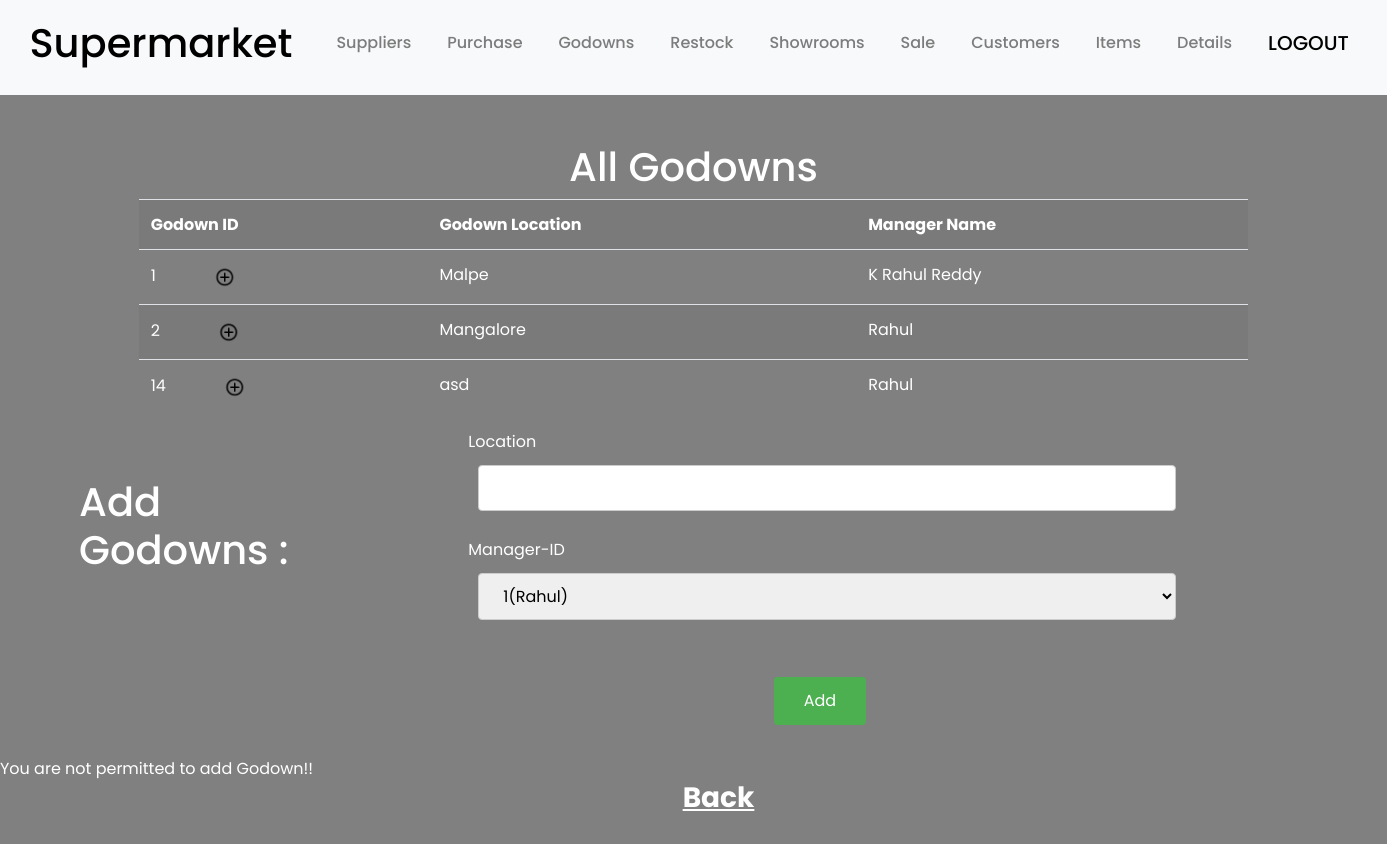
Page /godowns.php (signed in) on the committed database.
### tables this page shows
CREATE TABLE `godown` (
  `Godown_ID` smallint(6) NOT NULL,
  `Godown_Location` varchar(20) NOT NULL,
  `Manager_ID` smallint(6) NOT NULL
);

CREATE TABLE `employee` (
  `Employee_ID` smallint(6) NOT NULL,
  `Employee_Name` varchar(20) NOT NULL,
  `Supervisor_ID` smallint(6) DEFAULT NULL,
  `Home_Number` varchar(10) NOT NULL,
  `Street` varchar(20) NOT NULL,
  `Pincode` int(6) NOT NULL,
  `Password` text NOT NULL
);

### godowns.php (the view, shortened to what this page needs)
<?php include "head.php";
	$servername = "localhost";
	$username = "root";
	$password = "";
	$dbname = "supermarket";
	echo "<br><br><h1><center>All Godowns</center></h1>";
	$conn = new mysqli($servername, $username, $password, $dbname);
	$sql = "SELECT * FROM godown join employee on godown.Manager_ID = employee.Employee_ID order by Godown_ID";
	$result = $conn->query($sql);
	if ($result->num_rows > 0) {
	    echo "<table class = 'table table-hover table-striped'><tr><th>Godown ID</th><th>Godown Location</th><th>Manager Name</th></tr>";
	    while($row = $result->fetch_assoc()) {
	        echo "<tr><td>" . $row["Godown_ID"]. "<a href='godown.php?Gid=".$row["Godown_ID"]."'><img src='1.png' style='width:30px; height30px; margin-left:20%;'></a></td><td>" . $row["Godown_Location"]. "</td><td>" . $row["Employee_Name"]. "</td></tr>";
	    }
	    echo "</table>";
	} else {
	    echo "0 results";
	}
?>
<div class = "container-fluid row padding" >
    <div class="col-lg-4 col-md-6 col-sm-6" >
        <h1 style = "padding-left: 15%"><br>Add<br> Godowns : </h1>
    </div>
    <div class="col-lg-8 col-md-6 col-sm-6" >
		<form method="post">
			<label>Location</label>
			<br>
			<input type="text" name="loc" required>
			<br><br>
			<label>Manager-ID</label>
			<br>
			<select name="Mid">
			<?php
				$mysqli = new mysqli($servername, $username, $password, $dbname);
				$sqlSelect="SELECT * FROM employee";
				$result = $mysqli-> query ($sqlSelect);
				while ($row = mysqli_fetch_array($result)) {
					$rows[] = $row;
				}
				foreach ($rows as $row) {
					print "<option value='" . $row['Employee_ID'] . "'>" .$row['Employee_ID']."(". $row['Employee_Name'] . ")</option>";
				}
			?>
			</select>
			<br><br>
			<button type="submit" name="button1">Add</button>
		</form>
	</div>
</div>
<?php
	if(isset($_POST['button1']) && $_SESSION['Eid'] == 1)
	{
		$Mid = $_POST['Mid'];
		$loc = $_POST['loc'];
		$q = "select * from godown where Godown_Location = '$loc' and Manager_ID = '$Mid'";
		$con = mysqli_connect("127.0.0.1","root","");
		mysqli_select_db($con, "supermarket");
		$result = mysqli_query($con, $q);
		$n = mysqli_num_rows($result);
		if($n != 0)
		{
			echo "Godown exists!!";
		}
		else
		{
			$q = "INSERT INTO `godown`(`Godown_Location`, `Manager_ID`) VALUES ('$loc', $Mid)";
			if(mysqli_query($con, $q))
			{
				echo "Godown Added Successfully!!";
				header('location:godowns.php');
			}
			else
			{
				echo "Godown cannot be added!! Check Manager ID";
			}
		}
	}
	else if($_SESSION['Eid'] != 1)
	{
		echo "You are not permitted to add Godown!!";
	}
?>
<center><h3><a href='home.php' style = "color : white; font-weight : bold; padding-left : 50px; text-decoration: underline">Back</a></h3></center>
</body>
</html>

### style.css (style rules this page uses)
.padding { padding-bottom: 1rem; }
.table { width: 80%; margin: 0 auto; }
input[type = text], input[type = number], input[type = password], input[type = varchar], input[type = double], input[type = Date], input[type = Int], select { width: 80%; padding: 10px 20px; margin: 3px 10px; display: inline-block; border: 1px solid #ccc; border-radius: 4px; box-sizing: border-box; }
button[type = submit] { background-color: #4CAF50; color: white; margin-left: 35%; margin-top: 30px; padding: 12px 30px; border: none; border-radius: 4px; cursor: pointer; float: left; }
[class*="col-"] { padding: 1rem; }

### rows in the picture
godown: Godown_ID "1", Godown_Location "Malpe", Manager_ID.Employee_Name "K Rahul Reddy"
godown: Godown_ID "2", Godown_Location "Mangalore", Manager_ID.Employee_Name "Rahul"
godown: Godown_ID "14", Godown_Location "asd", Manager_ID.Employee_Name "Rahul"

### other values in the picture
form field Mid "1(Rahul)"
